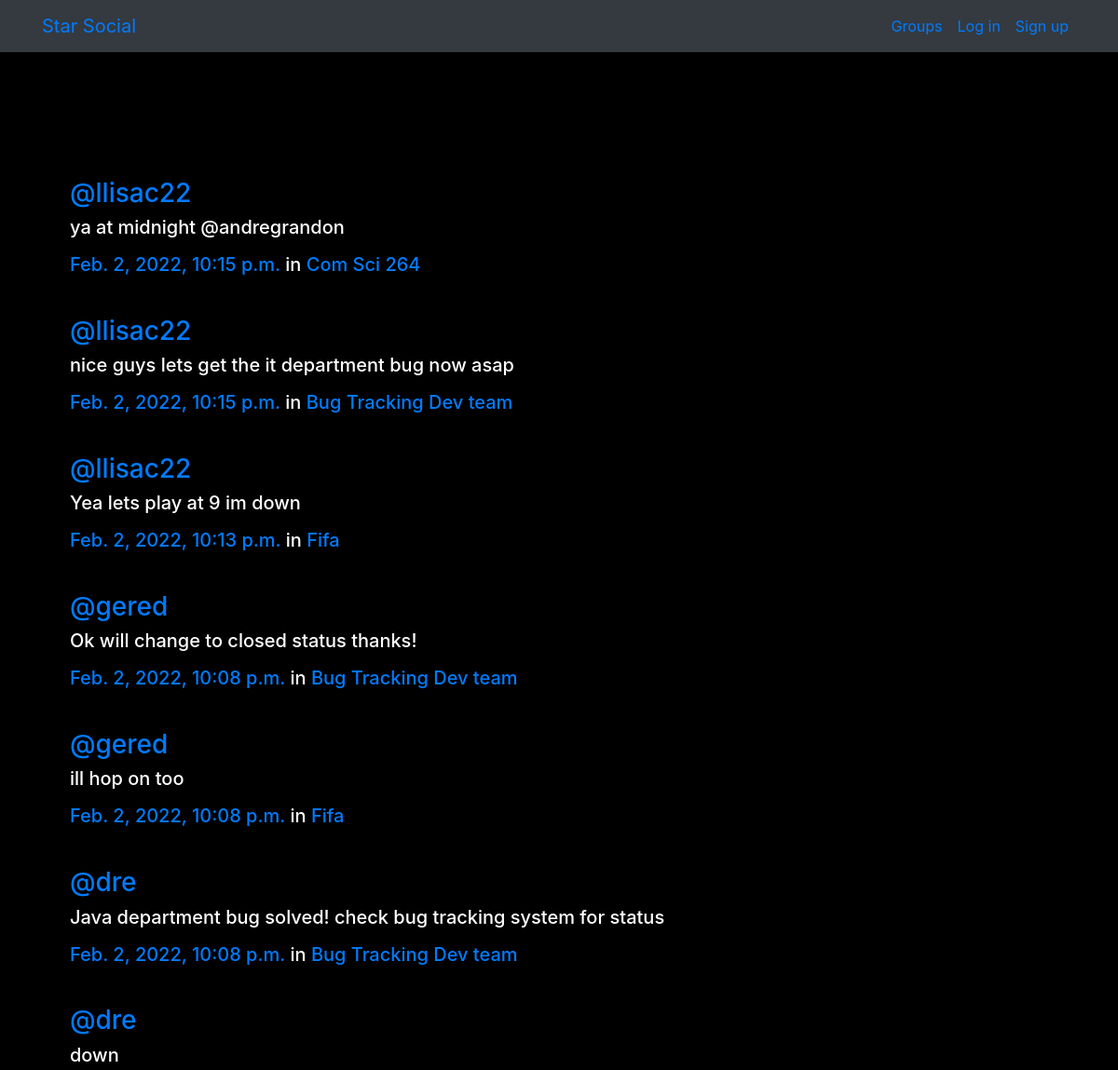
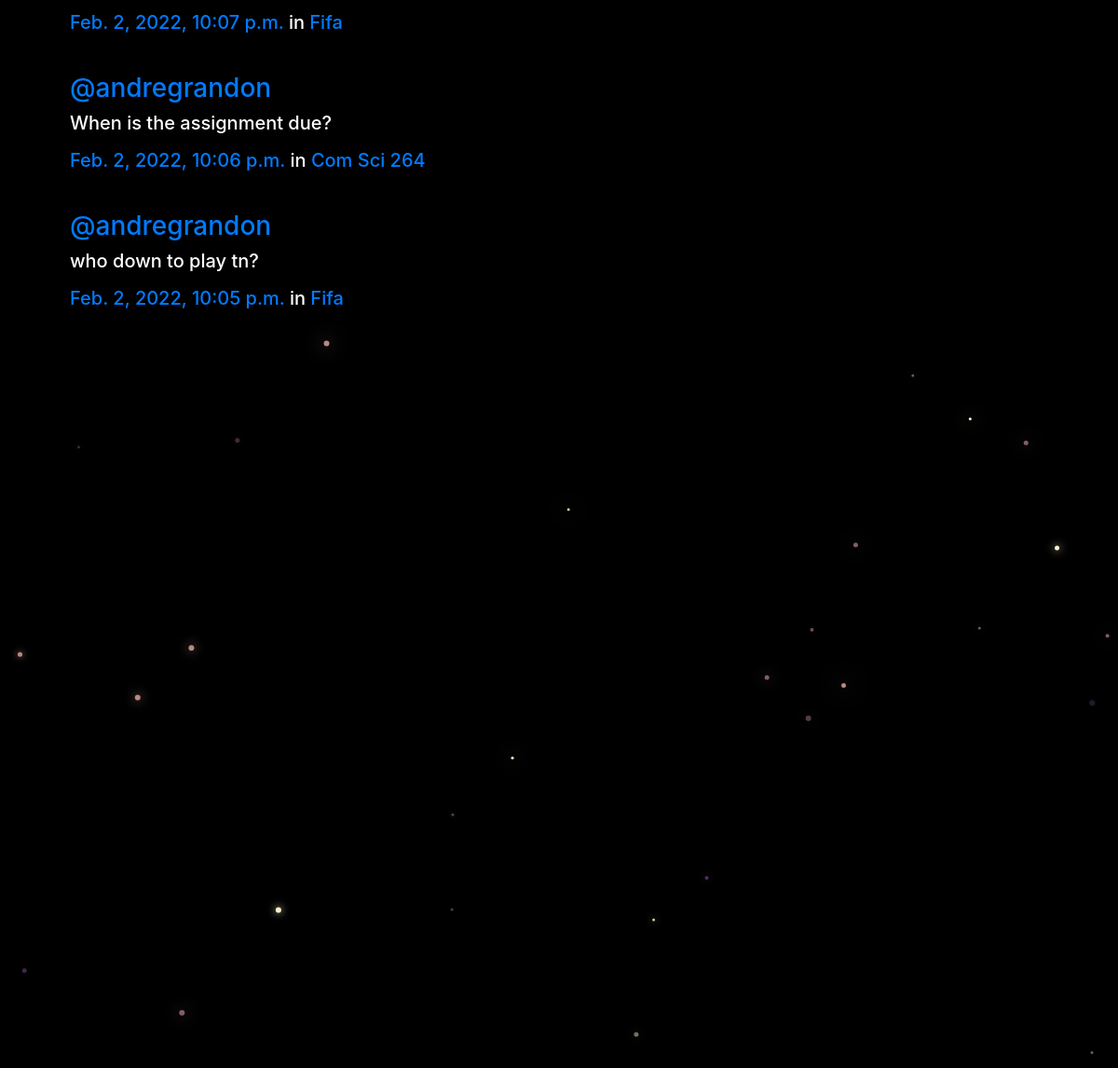
/posts/, run on the app's committed database (2 pictures, top to bottom).
### posts/models.py (models this page shows, shortened)
class Post(models.Model):
    user = models.ForeignKey(User,related_name='posts',on_delete=models.CASCADE)
    created_at = models.DateTimeField(auto_now=True)
    message = models.TextField()
    message_html = models.TextField(editable=False)
    group = models.ForeignKey(Group,related_name='posts',null=True,blank=True,on_delete=models.CASCADE)
    class Meta:
        ordering = ['-created_at']
        unique_together = ['user','message']

### groups/models.py (models this page shows, shortened)
class Group(models.Model):
    name = models.CharField(max_length=255,unique=True)
    slug = models.SlugField(allow_unicode=True,unique=True)
    description = models.TextField(blank=True,default='')
    description_html = models.TextField(editable=False,default='',blank=True)
    members = models.ManyToManyField(User,through='GroupMember')
    class Meta:
        ordering = ['name']

### posts/views.py (the view)
# urls.py: path('',views.PostList.as_view(),name='all'),
class PostList(SelectRelatedMixin,generic.ListView):
    model = models.Post
    select_related = ('user','group')

### posts/templates/posts/post_list.html (shortened to what this page needs)
{% extends "posts/post_base.html" %}
{% block post_content %}
<div class="col-md-8">
  {% for post in post_list %}
    {% include "posts/_post.html" %}
  {% endfor %}
</div>
{% endblock %}

### posts/templates/posts/_post.html (shortened to what this page needs)
<div class="media">
	<div class="media-body">
		<h3 class="mr-5"><a href="{% url 'posts:for_user' username=post.user.username %}">@{{ post.user.username }}</a></h3>
		<h5>{{ post.message_html|safe }}
			<time class="time"><a href="{% url 'posts:single' username=post.user.username pk=post.pk %}">{{ post.created_at }}</a></time>
			{% if post.group %}
			<span class="group-name">in <a href="#">{{ post.group.name }}</a></span>
			{% endif %}
		</h5>
	</div>
</div>

### static/simplesocial/css/master.css (style rules this page uses)
body { margin: 0px; background-color: black; color:white; }
.mr-5 { margin-top:5% }

### data on the page
Post: user.username "llisac22", message_html "ya at midnight @andregrandon", created_at "Feb. 2, 2022, 10:15 p.m.", group.name "Com Sci 264"
Post: user.username "llisac22", message_html "nice guys lets get the it department bug now asap", created_at "Feb. 2, 2022, 10:15 p.m.", group.name "Bug Tracking Dev team"
Post: user.username "llisac22", message_html "Yea lets play at 9 im down", created_at "Feb. 2, 2022, 10:13 p.m.", group.name "Fifa"
Post: user.username "gered", message_html "Ok will change to closed status thanks!", created_at "Feb. 2, 2022, 10:08 p.m.", group.name "Bug Tracking Dev team"
Post: user.username "gered", message_html "ill hop on too", created_at "Feb. 2, 2022, 10:08 p.m.", group.name "Fifa"
Post: user.username "dre", message_html "Java department bug solved! check bug tracking system for status", created_at "Feb. 2, 2022, 10:08 p.m.", group.name "Bug Tracking Dev team"
Post: user.username "dre", message_html "down", created_at "Feb. 2, 2022, 10:07 p.m.", group.name "Fifa"
Post: user.username "andregrandon", message_html "When is the assignment due?", created_at "Feb. 2, 2022, 10:06 p.m.", group.name "Com Sci 264"
Post: user.username "andregrandon", message_html "who down to play tn?", created_at "Feb. 2, 2022, 10:05 p.m.", group.name "Fifa"
